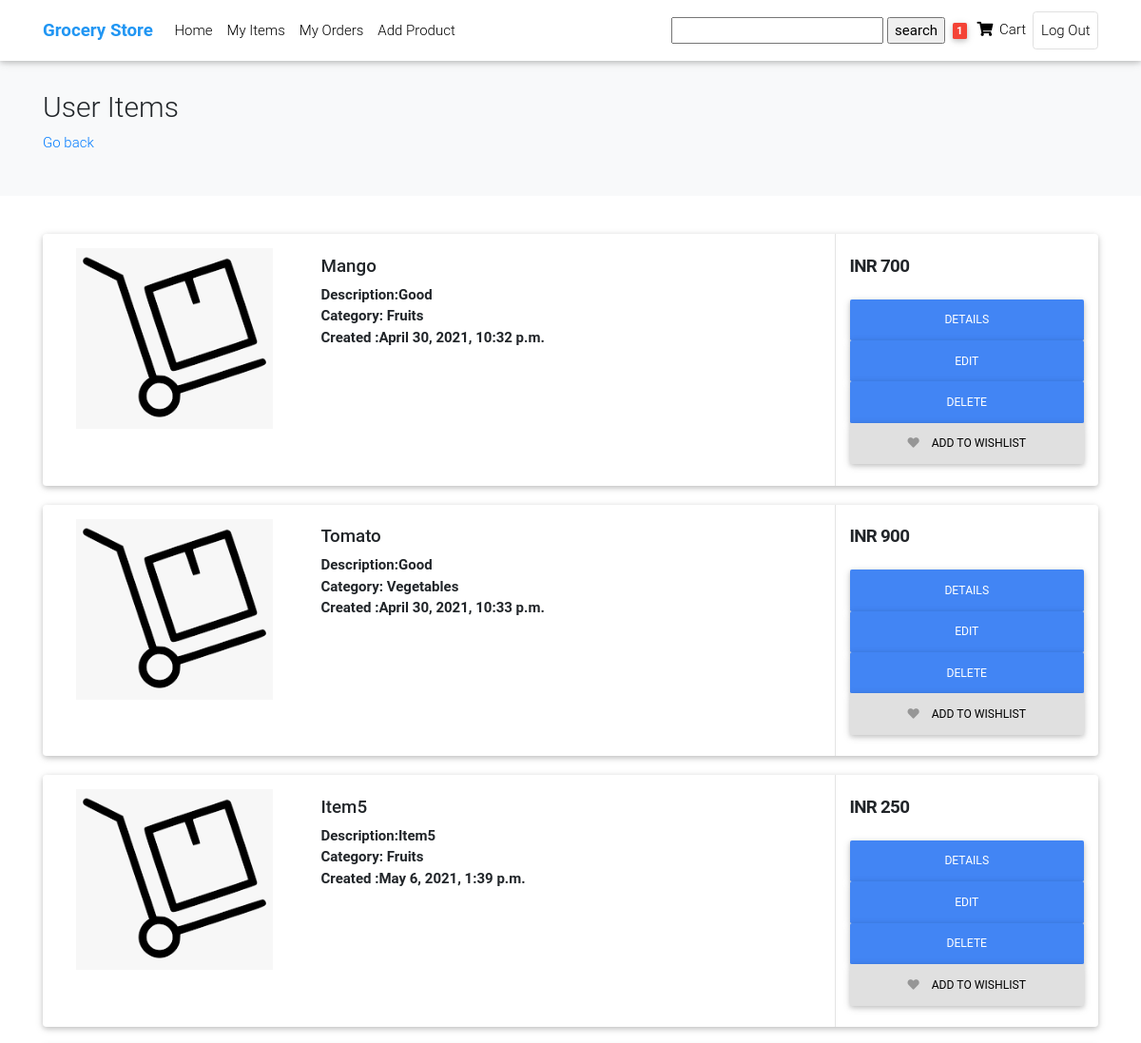
The app's page /products/1 (signed in, upper part), older data.
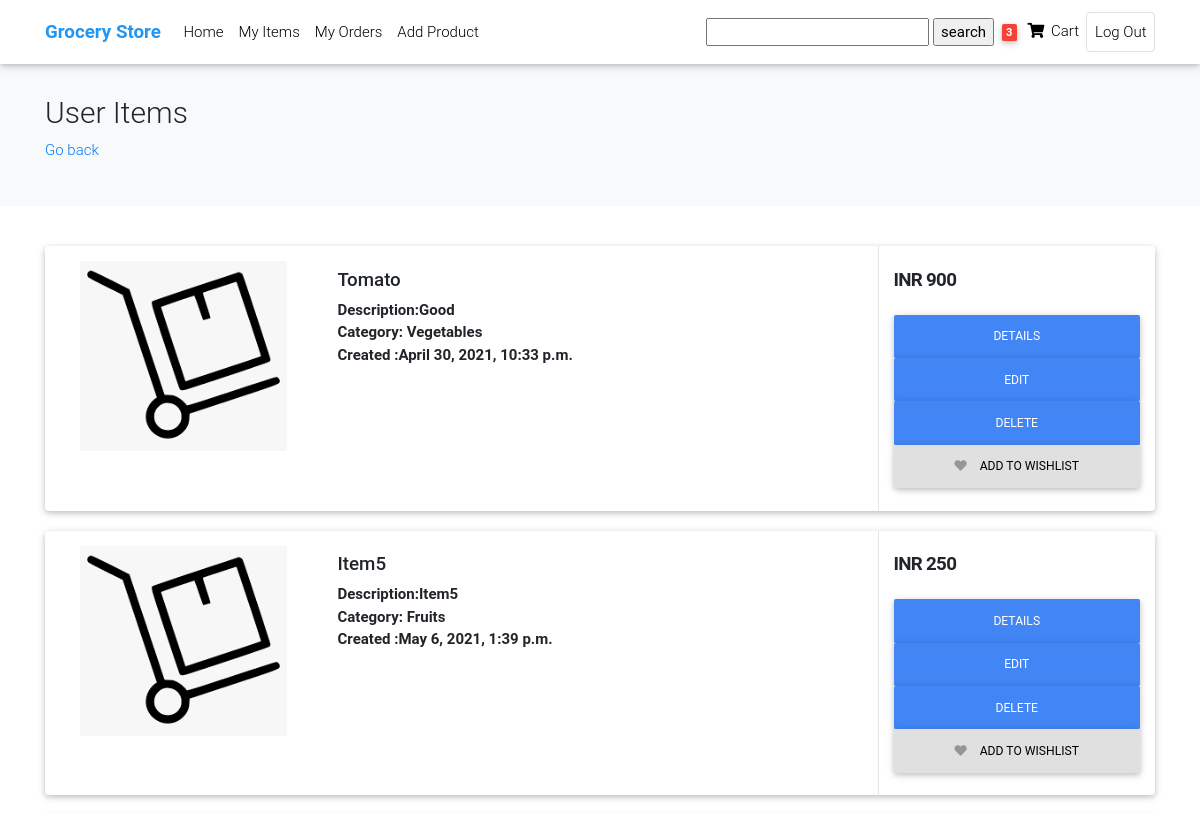
The same page, newer data.
### Base/models/product.py (models this page shows, shortened)
class Product(models.Model):
    title = models.CharField(max_length=250, unique=True)
    description = models.TextField(max_length=250, blank=True, null=True)
    image = models.ImageField(upload_to='uploads/products/',default='uploads/products/normal.png')
    price = models.IntegerField(default=0)
    created = models.DateTimeField(auto_now_add=True)
    category = models.ForeignKey(Categorie, on_delete=models.CASCADE,blank=True,null=True)
    quantity = models.IntegerField(default=1)
    user = models.ForeignKey(User, on_delete=models.CASCADE, blank=True, null=True)
    class Meta:
        ordering = ['created']

### Base/models/categorie.py (models this page shows)
class Categorie(models.Model):
    title = models.CharField(max_length=250)
    def __str__(self):
        return self.title

### Base/views/get_all_user_products.py (the view)
# urls.py: path('products/<int:pk>', GetAllUserProducts.as_view(), name='all_user_products'),
class GetAllUserProducts(LoginRequiredMixin, ListView):
    model = Product
    context_object_name = 'products'
    template_name = 'Base/get_all_user_products.html'
    def get_context_data(self, **kwargs):
        context = super().get_context_data(**kwargs)
        context['products'] = context['products'].filter(user=self.request.user)
        context['count'] = context['products'].count()
        search_input = self.request.GET.get('search-area') or ''
        if search_input:
            context['products'] = context['products'].filter(title__startswith=search_input)
        context['search_input'] = search_input
        cart, _ = Cart.objects.get_or_create(user=self.request.user)
        context['quantity'] = cart.quantity
        return context

### Base/templates/Base/get_all_user_products.html (shortened to what this page needs)
{% extends 'Base/basic.html' %}
{% load static %}
{% load crispy_forms_tags %}
{% load widget_tweaks %}
{% block scripts %}
<table>
 <div style="min-height: 50px;"></div></table>
<link href={%static 'products_listing/css/bootstrap.css'%} rel="stylesheet" type="text/css"/>
 <link href="{%static 'Product_detail/css/mdb.min.css' %}" rel="stylesheet">
   <link rel="stylesheet" href="https://use.fontawesome.com/releases/v5.11.2/css/all.css">
<link href={%static 'products_listing/plugins/fancybox/fancybox.min.css'%} type="text/css" rel="stylesheet">
<link href={%static 'products_listing/css/ui.css'%} rel="stylesheet" type="text/css"/>
<link href={%static 'products_listing/css/responsive.css'%} rel="stylesheet" media="only screen and (max-width: 1200px)" />
{% endblock scripts %}
{% block content %}
<section class="section-pagetop bg">
<div class="container">
	<h2 class="title-page">User Items</h2>
   <a href="{%url 'products' %}">Go back</a>
  </div>
  </section>
<section class="section-content padding-y">
<div class="container">
{% for product in products  %}
            <article class="card card-product-list">
                  <div class="row no-gutters">
                        <aside class="col-md-3">
                              <a href="#" class="img-wrap" style="padding : 15px;">
                                    <img src={{product.image.url}} alt="Sorry there's a problem with your network">
                              </a>
                        </aside>
                        <div class="col-md-6">
                              <div class="info-main">
                                    <a href="#" class="h5 title"> {{product.title}} </a>
                                    <p class="font-weight-bold">Description:{{product.description}} </p>
                                    <p  class="font-weight-bold">Category: {{product.category}}</p>
                                    <p  class="font-weight-bold">Created :{{product.created}}</p>
                              </div>
                        </div>
                        <aside class="col-sm-3">
                              <div class="info-aside">
                                    <div class="price-wrap">
                                          <span class="price h5">INR {{product.price}} </span>
                                    </div>
                                    <br>
                                    <p>
                                          <a href={%url 'product' product.id %} class="btn btn-primary btn-block"> Details </a>
                                          <a href="{%url 'product_update' product.id %}" class="btn btn-primary btn-block"> Edit </a>
                                          <a href="{%url 'product_delete' product.id%}" class="btn btn-primary btn-block"> Delete </a>
                                          <a href="#" class="btn btn-light btn-block"><i class="fa fa-heart"></i>
                                                <span class="text">Add to wishlist</span>
                                          </a>
                                    </p>
                              </div>
                        </aside>
                  </div>
            </article>
{%empty%}
<h3> No Items are present</h3>
<table>
 <div style="min-height: 160px;"></div></table>
{% endfor %}
</div>
</section>
{% endblock content %}

Row changes from the older to the newer data that the page shows:
removed Product: title "Mango", description "Good", category "Fruits", created "April 30, 2021, 10:32 p.m.", price "700"
Text that changed along with them:
{{ quantity }}: "1" → "3"
